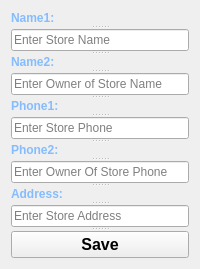
      <widget class="QWidget" name="tab_4">
       <attribute name="title">
        <string>Store Data</string>
       </attribute>
       <layout class="QGridLayout" name="gridLayout_5">
        <item row="0" column="0">
         <widget class="QSplitter" name="splitter_33">
          <property name="orientation">
           <enum>Qt::Vertical</enum>
          </property>
          <widget class="QSplitter" name="splitter_32">
           <property name="orientation">
            <enum>Qt::Vertical</enum>
           </property>
           <widget class="QSplitter" name="splitter_9">
            <property name="orientation">
             <enum>Qt::Vertical</enum>
            </property>
            <widget class="QLabel" name="label_7">
             <property name="font">
              <font>
               <weight>75</weight>
               <bold>true</bold>
              </font>
             </property>
             <property name="styleSheet">
              <string notr="true">color: rgb(133, 188, 255);</string>
             </property>
             <property name="text">
              <string>Name1:</string>
             </property>
            </widget>
            <widget class="QLineEdit" name="lineEdit_14">
             <property name="placeholderText">
              <string>Enter Store Name</string>
             </property>
            </widget>
           </widget>
           <widget class="QSplitter" name="splitter_8">
            <property name="orientation">
             <enum>Qt::Vertical</enum>
            </property>
            <widget class="QLabel" name="label_17">
             <property name="font">
              <font>
               <weight>75</weight>
               <bold>true</bold>
              </font>
             </property>
             <property name="styleSheet">
              <string notr="true">color: rgb(133, 188, 255);</string>
             </property>
             <property name="text">
              <string>Name2:</string>
             </property>
            </widget>
            <widget class="QLineEdit" name="lineEdit_15">
             <property name="placeholderText">
              <string>Enter Owner of Store Name</string>
             </property>
            </widget>
           </widget>
           <widget class="QSplitter" name="splitter_7">
            <property name="orientation">
             <enum>Qt::Vertical</enum>
            </property>
            <widget class="QLabel" name="label_18">
             <property name="font">
              <font>
               <weight>75</weight>
               <bold>true</bold>
              </font>
             </property>
             <property name="styleSheet">
              <string notr="true">color: rgb(133, 188, 255);</string>
             </property>
             <property name="text">
              <string>Phone1:</string>
             </property>
            </widget>
            <widget class="QLineEdit" name="lineEdit_16">
             <property name="placeholderText">
              <string>Enter Store Phone</string>
             </property>
            </widget>
           </widget>
           <widget class="QSplitter" name="splitter_6">
            <property name="orientation">
             <enum>Qt::Vertical</enum>
            </property>
            <widget class="QLabel" name="label_19">
             <property name="font">
              <font>
               <weight>75</weight>
               <bold>true</bold>
              </font>
             </property>
             <property name="styleSheet">
              <string notr="true">color: rgb(133, 188, 255);</string>
             </property>
             <property name="text">
              <string>Phone2:</string>
             </property>
            </widget>
            <widget class="QLineEdit" name="lineEdit_17">
             <property name="placeholderText">
              <string>Enter Owner Of Store Phone</string>
             </property>
            </widget>
           </widget>
           <widget class="QSplitter" name="splitter_5">
            <property name="orientation">
             <enum>Qt::Vertical</enum>
            </property>
            <widget class="QLabel" name="label_20">
             <property name="font">
              <font>
               <weight>75</weight>
               <bold>true</bold>
              </font>
             </property>
             <property name="styleSheet">
              <string notr="true">color: rgb(133, 188, 255);</string>
             </property>
             <property name="text">
              <string>Address:</string>
             </property>
            </widget>
            <widget class="QLineEdit" name="lineEdit_18">
             <property name="placeholderText">
              <string>Enter Store Address</string>
             </property>
            </widget>
           </widget>
          </widget>
          <widget class="QPushButton" name="pushButton_19">
           <property name="font">
            <font>
             <pointsize>12</pointsize>
             <weight>75</weight>
             <bold>true</bold>
            </font>
           </property>
           <property name="text">
            <string>Save</string>
           </property>
          </widget>
         </widget>
        </item>
       </layout>
      </widget>
